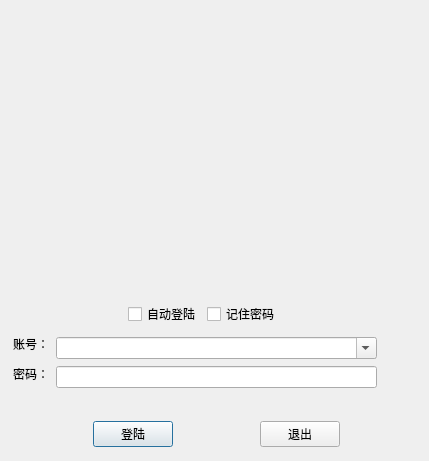
<?xml version="1.0" encoding="UTF-8"?>
<ui version="4.0">
 <class>signDialog</class>
 <widget class="QDialog" name="signDialog">
  <property name="geometry">
   <rect>
    <x>0</x>
    <y>0</y>
    <width>429</width>
    <height>461</height>
   </rect>
  </property>
  <property name="windowTitle">
   <string>Dialog</string>
  </property>
  <widget class="QLabel" name="label">
   <property name="geometry">
    <rect>
     <x>80</x>
     <y>20</y>
     <width>261</width>
     <height>261</height>
    </rect>
   </property>
   <property name="text">
    <string/>
   </property>
   <property name="pixmap">
    <pixmap>../图片/微信图片_20191110172425.jpg</pixmap>
   </property>
   <property name="scaledContents">
    <bool>true</bool>
   </property>
   <property name="indent">
    <number>1</number>
   </property>
  </widget>
  <widget class="QWidget" name="layoutWidget">
   <property name="geometry">
    <rect>
     <x>0</x>
     <y>300</y>
     <width>408</width>
     <height>28</height>
    </rect>
   </property>
   <layout class="QHBoxLayout" name="horizontalLayout_3">
    <item>
     <spacer name="horizontalSpacer_4">
      <property name="orientation">
       <enum>Qt::Horizontal</enum>
      </property>
      <property name="sizeHint" stdset="0">
       <size>
        <width>120</width>
        <height>20</height>
       </size>
      </property>
     </spacer>
    </item>
    <item>
     <layout class="QHBoxLayout" name="horizontalLayout">
      <item>
       <widget class="QCheckBox" name="checkBox">
        <property name="text">
         <string>自动登陆</string>
        </property>
       </widget>
      </item>
      <item>
       <widget class="QCheckBox" name="checkBox_2">
        <property name="text">
         <string>记住密码</string>
        </property>
       </widget>
      </item>
     </layout>
    </item>
    <item>
     <spacer name="horizontalSpacer_5">
      <property name="orientation">
       <enum>Qt::Horizontal</enum>
      </property>
      <property name="sizeHint" stdset="0">
       <size>
        <width>120</width>
        <height>20</height>
       </size>
      </property>
     </spacer>
    </item>
   </layout>
  </widget>
  <widget class="QLabel" name="pass">
   <property name="geometry">
    <rect>
     <x>13</x>
     <y>365</y>
     <width>36</width>
     <height>18</height>
    </rect>
   </property>
   <property name="text">
    <string>密码：</string>
   </property>
  </widget>
  <widget class="QLabel" name="label_2">
   <property name="geometry">
    <rect>
     <x>13</x>
     <y>335</y>
     <width>36</width>
     <height>18</height>
    </rect>
   </property>
   <property name="text">
    <string>账号：</string>
   </property>
  </widget>
  <widget class="QWidget" name="layoutWidget_2">
   <property name="geometry">
    <rect>
     <x>11</x>
     <y>420</y>
     <width>411</width>
     <height>28</height>
    </rect>
   </property>
   <layout class="QHBoxLayout" name="horizontalLayout_2">
    <item>
     <spacer name="horizontalSpacer_6">
      <property name="orientation">
       <enum>Qt::Horizontal</enum>
      </property>
      <property name="sizeHint" stdset="0">
       <size>
        <width>40</width>
        <height>20</height>
       </size>
      </property>
     </spacer>
    </item>
    <item>
     <widget class="QPushButton" name="sign_inBtn">
      <property name="text">
       <string>登陆</string>
      </property>
     </widget>
    </item>
    <item>
     <spacer name="horizontalSpacer_3">
      <property name="orientation">
       <enum>Qt::Horizontal</enum>
      </property>
      <property name="sizeHint" stdset="0">
       <size>
        <width>40</width>
        <height>20</height>
       </size>
      </property>
     </spacer>
    </item>
    <item>
     <widget class="QPushButton" name="quit_Btn">
      <property name="text">
       <string>退出</string>
      </property>
     </widget>
    </item>
    <item>
     <spacer name="horizontalSpacer_2">
      <property name="orientation">
       <enum>Qt::Horizontal</enum>
      </property>
      <property name="sizeHint" stdset="0">
       <size>
        <width>40</width>
        <height>20</height>
       </size>
      </property>
     </spacer>
    </item>
   </layout>
  </widget>
  <widget class="QWidget" name="layoutWidget_3">
   <property name="geometry">
    <rect>
     <x>56</x>
     <y>336</y>
     <width>321</width>
     <height>54</height>
    </rect>
   </property>
   <layout class="QVBoxLayout" name="verticalLayout">
    <item>
     <widget class="QComboBox" name="Account">
      <property name="editable">
       <bool>true</bool>
      </property>
      <property name="maxVisibleItems">
       <number>83</number>
      </property>
      <property name="frame">
       <bool>true</bool>
      </property>
     </widget>
    </item>
    <item>
     <widget class="QLineEdit" name="pass_lineEdit">
      <property name="echoMode">
       <enum>QLineEdit::Password</enum>
      </property>
     </widget>
    </item>
   </layout>
  </widget>
 </widget>
 <resources/>
 <connections/>
</ui>
